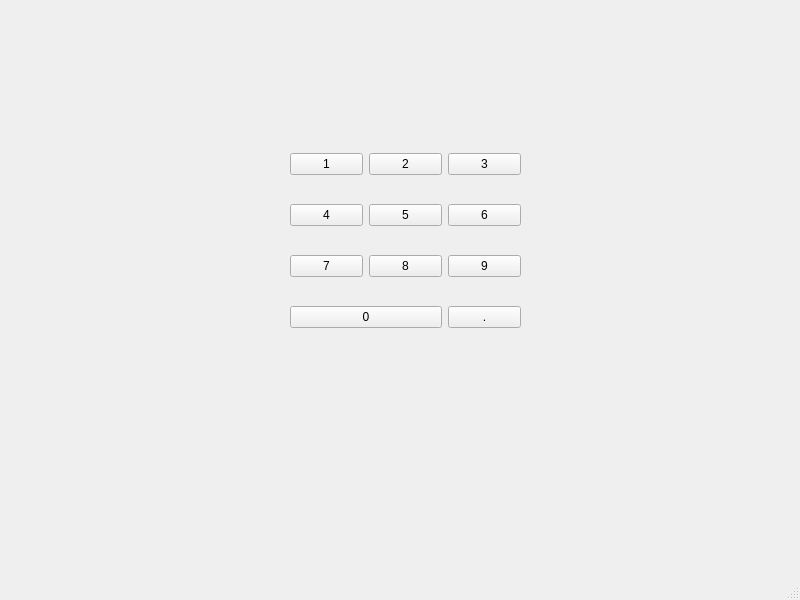
<?xml version="1.0" encoding="UTF-8"?>
<ui version="4.0">
 <class>MainWindow</class>
 <widget class="QMainWindow" name="MainWindow">
  <property name="geometry">
   <rect>
    <x>0</x>
    <y>0</y>
    <width>800</width>
    <height>600</height>
   </rect>
  </property>
  <property name="windowTitle">
   <string>MainWindow</string>
  </property>
  <widget class="QWidget" name="centralwidget">
   <widget class="QWidget" name="">
    <property name="geometry">
     <rect>
      <x>290</x>
      <y>130</y>
      <width>231</width>
      <height>221</height>
     </rect>
    </property>
    <layout class="QGridLayout" name="gridLayout">
     <item row="2" column="2">
      <widget class="QPushButton" name="pushButton_7">
       <property name="text">
        <string>9</string>
       </property>
      </widget>
     </item>
     <item row="2" column="1">
      <widget class="QPushButton" name="pushButton_6">
       <property name="text">
        <string>8</string>
       </property>
      </widget>
     </item>
     <item row="1" column="0">
      <widget class="QPushButton" name="pushButton_3">
       <property name="text">
        <string>4</string>
       </property>
      </widget>
     </item>
     <item row="0" column="2">
      <widget class="QPushButton" name="pushButton_8">
       <property name="text">
        <string>3</string>
       </property>
      </widget>
     </item>
     <item row="1" column="2">
      <widget class="QPushButton" name="pushButton_9">
       <property name="text">
        <string>6</string>
       </property>
      </widget>
     </item>
     <item row="1" column="1">
      <widget class="QPushButton" name="pushButton_4">
       <property name="text">
        <string>5</string>
       </property>
      </widget>
     </item>
     <item row="0" column="0">
      <widget class="QPushButton" name="pushButton">
       <property name="text">
        <string>1</string>
       </property>
      </widget>
     </item>
     <item row="2" column="0">
      <widget class="QPushButton" name="pushButton_5">
       <property name="text">
        <string>7</string>
       </property>
      </widget>
     </item>
     <item row="0" column="1">
      <widget class="QPushButton" name="pushButton_2">
       <property name="text">
        <string>2</string>
       </property>
      </widget>
     </item>
     <item row="3" column="0" colspan="2">
      <widget class="QPushButton" name="pushButton_10">
       <property name="text">
        <string>0</string>
       </property>
      </widget>
     </item>
     <item row="3" column="2">
      <widget class="QPushButton" name="pushButton_11">
       <property name="text">
        <string>.</string>
       </property>
      </widget>
     </item>
    </layout>
   </widget>
  </widget>
  <widget class="QMenuBar" name="menubar">
   <property name="geometry">
    <rect>
     <x>0</x>
     <y>0</y>
     <width>800</width>
     <height>23</height>
    </rect>
   </property>
  </widget>
  <widget class="QStatusBar" name="statusbar"/>
 </widget>
 <resources/>
 <connections/>
</ui>
